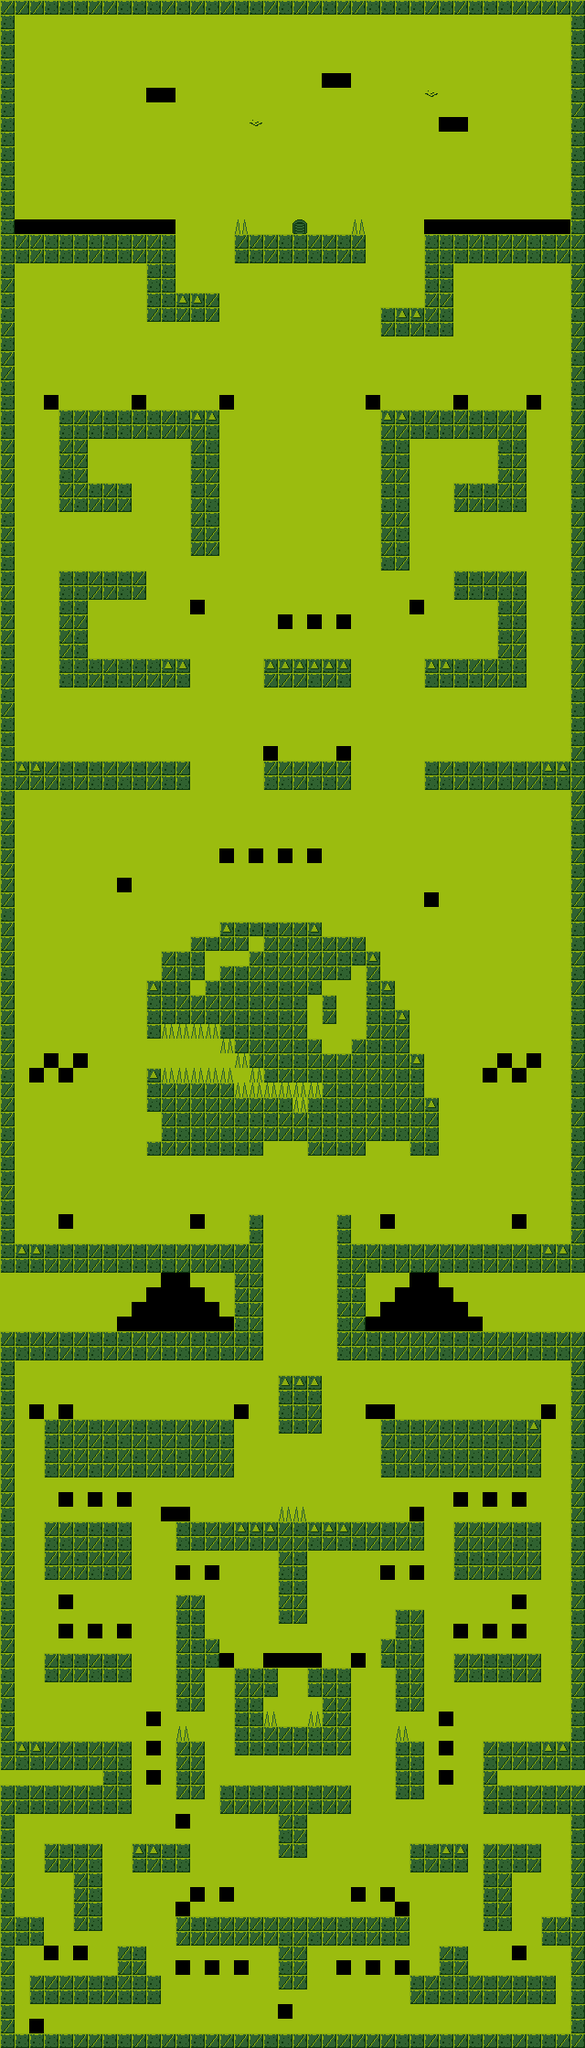

A 2D game scene composited from a Tiled map and its tileset images. What follows is a short description and the map's XML, with each tile layer's data collapsed to a summary:
An orthogonal 40x140 tile map with 16x16 px tiles, 1 tile layer (Tile Layer 1).

<map version="1.0" orientation="orthogonal" renderorder="right-down" width="40" height="140" tilewidth="16" tileheight="16" nextobjectid="1">
 <tileset firstgid="1" name="tiles" tilewidth="16" tileheight="16">
  <image source="tiles.png" width="128" height="160" />
 </tileset>
 <layer name="Tile Layer 1" width="40" height="140">
  <data>[5600 cells, 5600 non-empty, 20 distinct tile ids]</data>
 </layer>
</map>